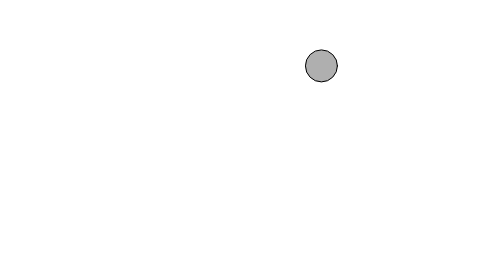
Frame 1 (no input)
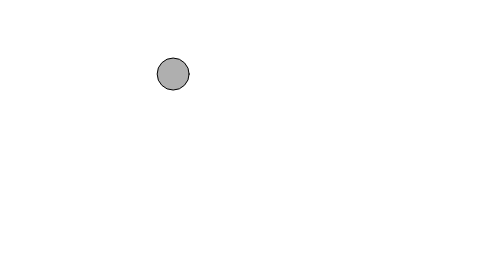
Frame 60 (no input)
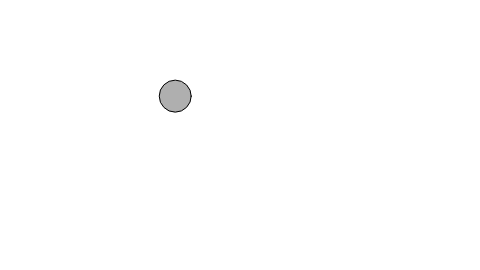
Frame 120 (the mouse pressed at the canvas centre since frame 60)

The p5.js sketch that drew these frames (run headless with seeded random() and noise() and a simulated clock; from frame 60 on, the mouse is pressed at the canvas centre):

// p5.js sketch
// ── sketch.js
let xtime = 0.0;
let ytime = 100.0
let increment = 0.01;

function setup() {
	createCanvas(480, 270);
}

function draw() {
	background(255);
	let x = noise(xtime) * width;
	let y = noise(ytime) * height;
	xtime += increment;
	ytime += increment;

	stroke(0);
	fill(175);
	ellipse(x, y, 32, 32);
}
